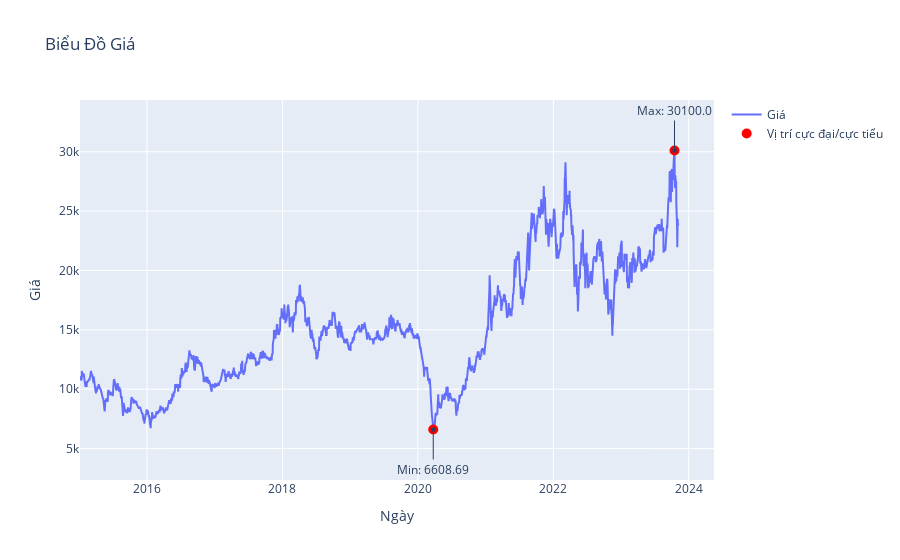

The cell this chart's notebook holds for it:
### Code cell
# Tìm vị trí có giá cao nhất và giá thấp nhất
max_price_date = df.loc[df['price'].idxmax(), 'date']
max_price = df['price'].max()

min_price_date = df.loc[df['price'].idxmin(), 'date']
min_price = df['price'].min()

# Tạo biểu đồ với plotly
fig = go.Figure()

# Thêm dữ liệu vào biểu đồ
fig.add_trace(go.Scatter(x=df['date'], y=df['price'], mode='lines', name='Giá'))

# Thêm điểm và chú thích cho giá cao nhất và thấp nhất
fig.add_trace(go.Scatter(x=[max_price_date, min_price_date], y=[max_price, min_price],
                         mode='markers', marker=dict(color='red', size=10),
                         name='Vị trí cực đại/cực tiểu'))

fig.add_annotation(
    x=max_price_date, y=max_price,
    text=f'Max: {max_price}',
    showarrow=True,
    arrowhead=7,
    ax=0,
    ay=-40
)

fig.add_annotation(
    x=min_price_date, y=min_price,
    text=f'Min: {min_price}',
    showarrow=True,
    arrowhead=7,
    ax=0,
    ay=40
)

# Đặt tiêu đề và nhãn trục
fig.update_layout(title='Biểu Đồ Giá', xaxis_title='Ngày', yaxis_title='Giá')

# Hiển thị biểu đồ
fig.show()

### Figure 1 — Plotly figure (JSON) as saved in the notebook; plotly's stock layout.template omitted (floating-point values rounded to 4 significant figures; data arrays with more than 128 entries replaced by an {"elided": "..."} marker saying what was removed)
{"data": [{"mode": "lines", "name": "Giá", "x": {"elided": "2208 str values"}, "y": {"elided": "2208 float values"}, "type": "scatter"}, {"marker": {"color": "red", "size": 10}, "mode": "markers", "name": "Vị trí cực đại/cực tiểu", "x": ["2023-10-16T00:00:00", "2020-03-24T00:00:00"], "y": [30100.0, 6609.0], "type": "scatter"}], "layout": {"annotations": [{"arrowhead": 7, "ax": 0, "ay": -40, "showarrow": true, "text": "Max: 30100.0", "x": "2023-10-16T00:00:00", "y": 30100.0}, {"arrowhead": 7, "ax": 0, "ay": 40, "showarrow": true, "text": "Min: 6608.69", "x": "2020-03-24T00:00:00", "y": 6609.0}], "title": {"text": "Biểu Đồ Giá"}, "xaxis": {"title": {"text": "Ngày"}}, "yaxis": {"title": {"text": "Giá"}}}}
